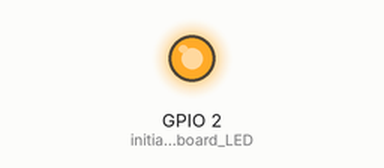
Simulated run of this sketch. Board: ESP8266 (Wemos D1 mini). Shown: output pins drawn as LEDs (lit = HIGH). WiFi joins after 1.5 s; servers stay silent unless stated; what the sketch prints to the serial monitor is not drawn. At 1.5 s the program puts the board to deep sleep or switches it off; the recording ends there.

Above: at 0.1 s.
Timing chart, 0 to 1.5 s (numbered marks = the images above):
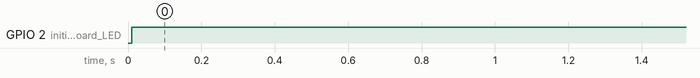

The sketch:

SimpleDeepSleepTest.ino
```cpp
/*
 * SKETCH:
 *  SimpleDeepSleepTest.ino
 *
 *  (c) 2016, Michael Gries
 *  Creation: 2016-06-15 (based on Sparkfun tutorial ESP8266_Phant_Sleep)
 *  Modified: 2016-06-17 (BUITIN_LED support added to indicate Active Mode)
 *  Modified: 2016-06-19 (editorial changes, milliseconds after reset added)
 *
 * PREREQUISITES (hardware dependencies for Deep-Sleep Wake mode):
 *   for Wemos D1 mini: connect pin RST with D0 (GPIO16)
 *   for NodeMCU: shortcut both pads of the not mounted resitor R3
 *   (otherwise if GPIO16 can't trigger RST than ESP8266 will respond with ets_main.c)
 *
 * LINKS:
 *   see https://github.com/griemide/NodeMCU/tree/master/hardware/wemosD1mini/sketchbook/SimpleDeepSleep
 *
 * ISSUES:
 *   see: https://github.com/esp8266/Arduino/issues/1363
 *
 */

#include <ESP8266WiFi.h>

// DECLARATIONS
const char* ssid                = "HP LaserJet P1505n";
const char* password            = "vQ1tASKOUu";
const int   SERIAL_BAUDRATE     = 74880; // Wemos D1 mini default
const int   LED_BRIGHTNESS      = 512;   // 0..1023 (0=full)
const int   SLEEP_TIME_SECONDS  = 15;    // * 1E6 (internal µs)

void setup() {
  Serial.begin(SERIAL_BAUDRATE);  delay(10);
  pinMode(BUILTIN_LED, OUTPUT);  // initialize onboard LED
  analogWrite(BUILTIN_LED, LED_BRIGHTNESS);
  Serial.println();
  Serial.print(__func__); Serial.print(": reset by ");
  Serial.println(ESP.getResetReason()); //Deep-Sleep Wake OR  External System

  // Connect to WiFi network
  Serial.print(__func__); Serial.print(": connecting to WiFi ...");
  WiFi.begin(ssid, password);
  while (WiFi.status() != WL_CONNECTED) {
    delay(100);  Serial.print(".");
  }
  Serial.println();
  Serial.print(__func__); Serial.print(": WiFi connected with IP: ");
  Serial.println(WiFi.localIP());

  // activate Deep-Sleep Wake mode
  Serial.print(__func__); Serial.print(": "); Serial.print(millis());
  Serial.print(" ms -> activating Deep-Sleep Wake mode for ");
  Serial.print(SLEEP_TIME_SECONDS); Serial.println(" seconds");
  ESP.deepSleep(SLEEP_TIME_SECONDS * 1E6);
}

void loop()
{
  // no further actions taken due to ESP.deepSleep mode
}
```

Measured:
- by itself, GPIO 2 (initialize_onboard_LED): LOW → HIGH at 0.01 s
